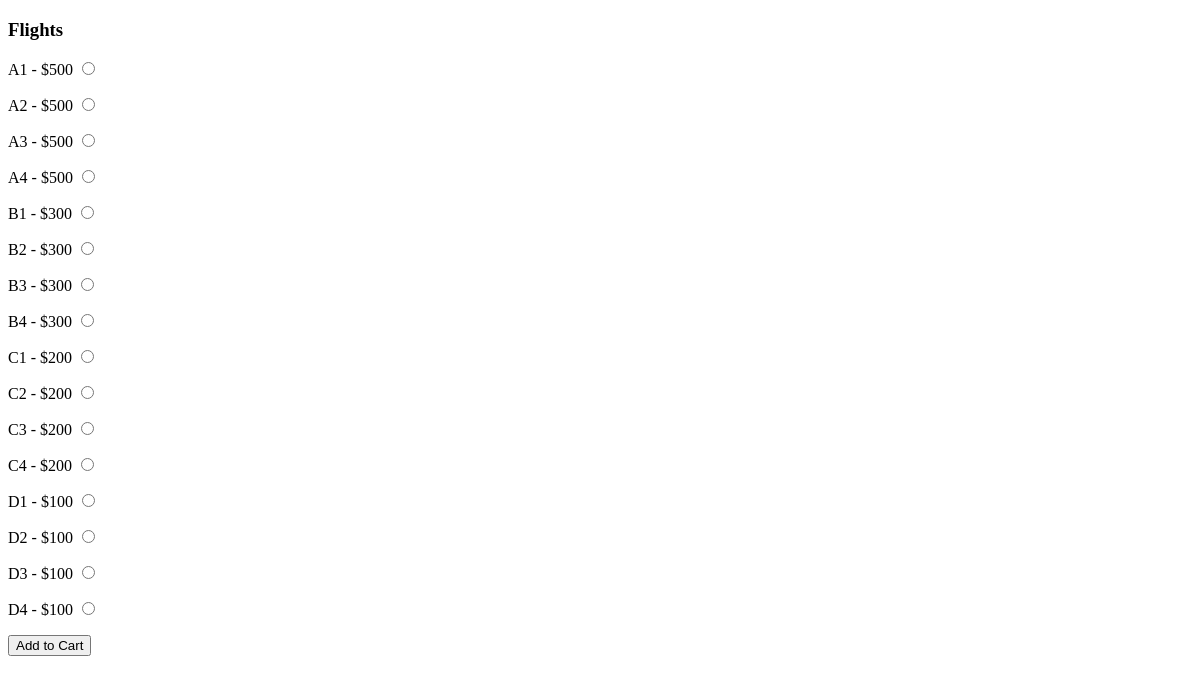
/flights.php, run on an earlier commit of the app's database.
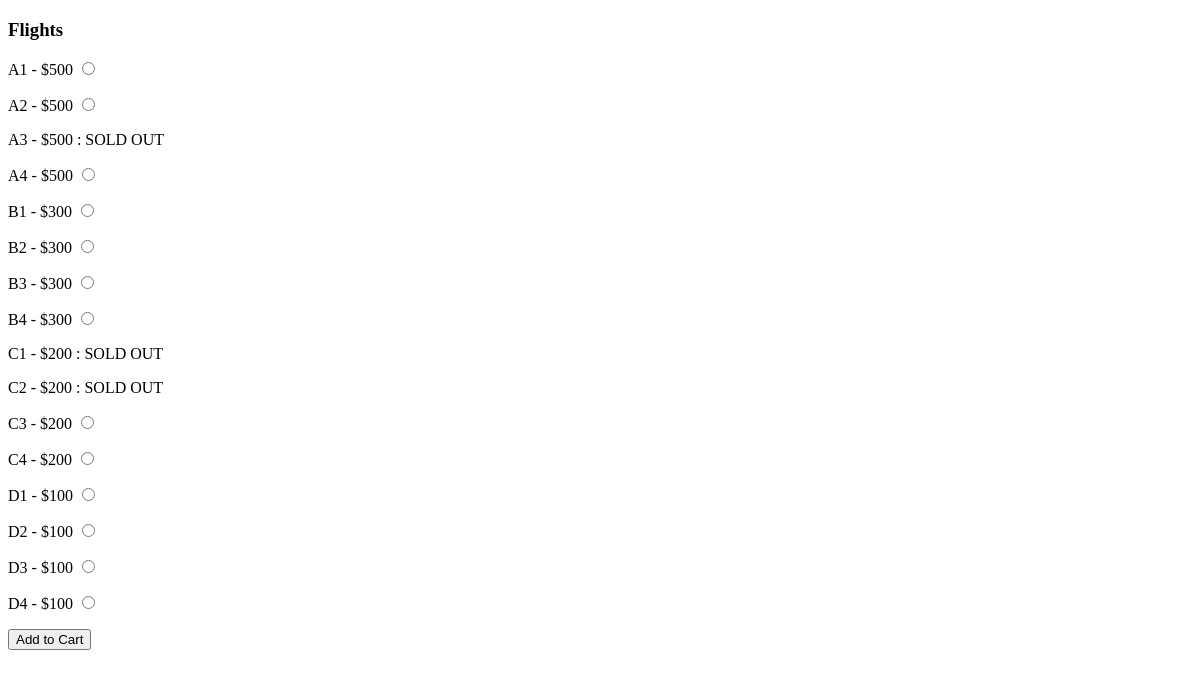
And on a later commit of the database.
### tables this page shows
CREATE TABLE `flights` (
  `seatNum` varchar(30) NOT NULL,
  `price` int(6) NOT NULL,
  `available` int(1) NOT NULL
);

### displayFlights.php (the view, shortened to what this page needs)
<?php
    $servername = "localhost";
    $username = "amustafa3";
    $password = "amustafa3";
    $dbname = "amustafa3";
    $conn = mysqli_connect($servername, $username, $password, $dbname);
    $sql = "SELECT seatNum, price, available FROM flights";
    $result=$conn->query($sql);
    if ($result->num_rows > 0) {
        while($row = $result->fetch_assoc()) {
            $seatNum=$row["seatNum"];
            $price=$row["price"];
            $available=$row["available"];
            if( $row["available"] == 1 ){
                $available = TRUE;
            }
            else{
                $available = FALSE;
            }
            if( !$available ){
                echo '<p> '.$seatNum.' - $'.$price.' : SOLD OUT </p>';
            }
            else{
                echo '<p> '.$seatNum.' - $'.$price.' <input name="seat" value="'.$seatNum.'_'.$price.'_'.$available.'" type="radio"> </p>';
            }
        }
    } else {
        echo "No Flights currently";
    }
?>

### flights.php (shortened to what this page needs)
<!DOCTYPE html>
<html lang="en">
<head>
</head>
<body>
    <div>
        <h3>Flights</h3>
        <form action="controls/addToCart.php" method="POST">
            <?php include 'displayFlights.php'; ?>
            <input type="submit" value="Add to Cart">
        </form>
    </div>
</body>
</html>

What changed in the data, as far as the page shows it:
removed flights: seatNum "A3", price "500"
removed flights: seatNum "C1", price "200"
removed flights: seatNum "C2", price "200"
added flights: seatNum "A3", price "500"
added flights: seatNum "C1", price "200"
added flights: seatNum "C2", price "200"
